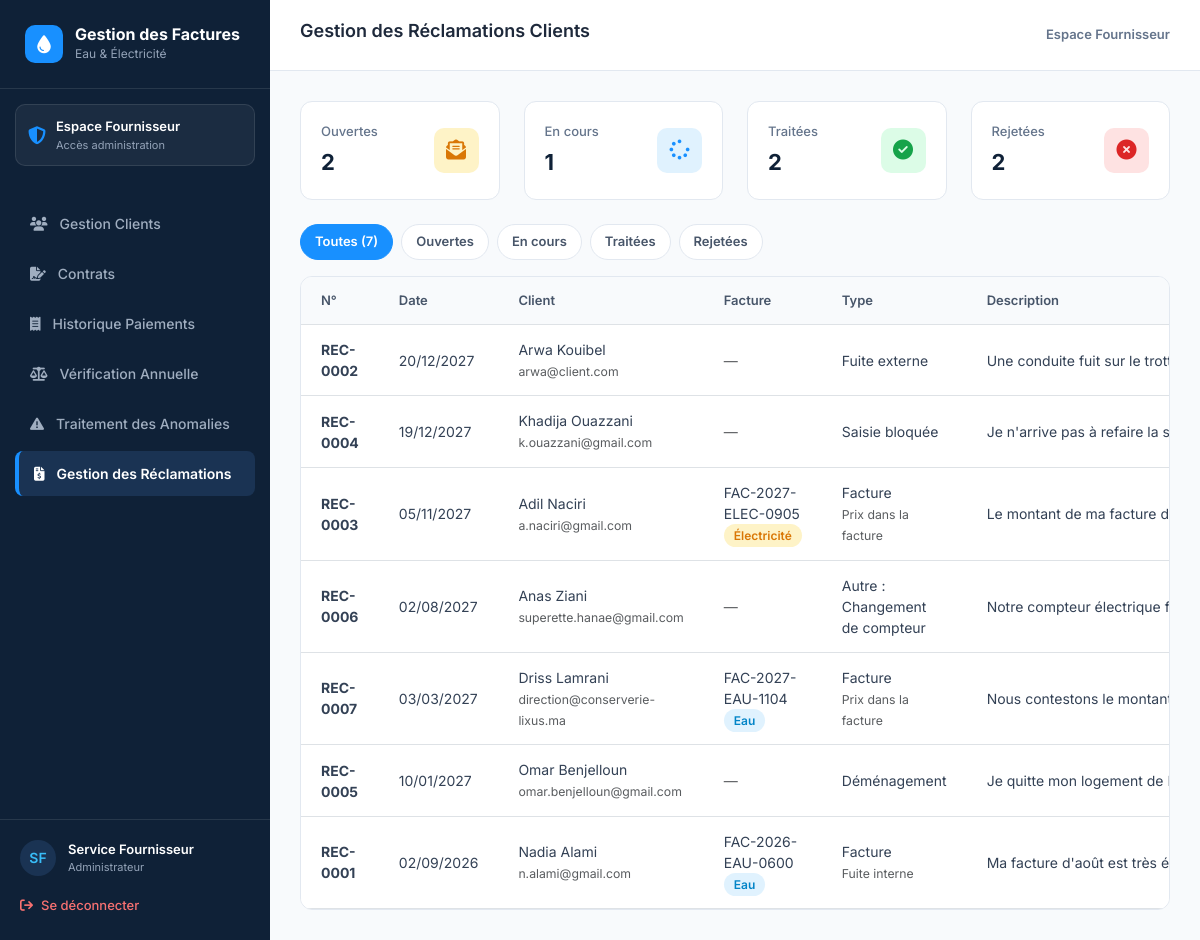
The page /index.php?page=reclamations_fournisseur (signed in) on the database its author committed.
### tables this page shows
CREATE TABLE `reclamation` (
  `ID_Reclamation` int(11) NOT NULL AUTO_INCREMENT,
  `ID_Client` int(11) NOT NULL,
  `ID_Facture` int(11) DEFAULT NULL,
  `ID_Anomalie` int(11) DEFAULT NULL,
  `Date_Reclamation` datetime DEFAULT current_timestamp(),
  `Type_Reclamation` varchar(100) NOT NULL,
  `Description` text DEFAULT NULL,
  `Statut` enum('Ouverte','En cours','Traitee','Rejetee') DEFAULT 'Ouverte',
  `Reponse` text DEFAULT NULL,
  `Date_Reponse` datetime DEFAULT NULL,
  `Sous_Type` varchar(100) DEFAULT NULL,
  `Lieu_Fuite` varchar(255) DEFAULT NULL,
  `Photo` varchar(255) DEFAULT NULL,
  PRIMARY KEY (`ID_Reclamation`),
  KEY `fk_rec_client` (`ID_Client`),
  KEY `fk_rec_facture` (`ID_Facture`),
  KEY `fk_rec_anomalie` (`ID_Anomalie`),
  KEY `idx_reclamation_statut` (`Statut`),
  CONSTRAINT `fk_rec_anomalie` FOREIGN KEY (`ID_Anomalie`) REFERENCES `anomalie` (`ID_Anomalie`) ON DELETE SET NULL ON UPDATE CASCADE,
  CONSTRAINT `fk_rec_client` FOREIGN KEY (`ID_Client`) REFERENCES `client` (`ID_Client`) ON DELETE CASCADE ON UPDATE CASCADE,
  CONSTRAINT `fk_rec_facture` FOREIGN KEY (`ID_Facture`) REFERENCES `facture` (`ID_Facture`) ON DELETE CASCADE ON UPDATE CASCADE
);

CREATE TABLE `client` (
  `ID_Client` int(11) NOT NULL AUTO_INCREMENT,
  `Nom` varchar(100) NOT NULL,
  `Prenom` varchar(100) NOT NULL,
  `Adresse` varchar(255) DEFAULT NULL,
  `Telephone` varchar(20) DEFAULT NULL,
  `Email` varchar(150) NOT NULL,
  `Password` varchar(255) NOT NULL,
  `ID_Admin` int(11) DEFAULT NULL,
  `Date_Creation` datetime DEFAULT current_timestamp(),
  `Derniere_Connexion` datetime DEFAULT NULL,
  `Actif` tinyint(1) NOT NULL DEFAULT 1,
  PRIMARY KEY (`ID_Client`),
  UNIQUE KEY `Email` (`Email`),
  KEY `fk_client_admin` (`ID_Admin`),
  CONSTRAINT `fk_client_admin` FOREIGN KEY (`ID_Admin`) REFERENCES `admin` (`ID_Admin`) ON DELETE SET NULL ON UPDATE CASCADE
);

### traitement/reclamationsFournisseur.php (called while the page is built, shortened)
<?php
require_once __DIR__ . '/auth.php';
require_once __DIR__ . '/Regles.php';
require_once __DIR__ . '/Reclamation.php';
require_once __DIR__ . '/../BD/reclamationFournisseur.php';
function categorieReclamation($type, $sousType = null)
{
    if ($type === 'Facture') {
        if ($sousType === 'Fuite interne') {
            return 'Fuite interne';
        }
        if ($sousType === 'Surconsommation' || $sousType === 'Prix dans la facture') {
            return 'Surconsommation';
        }
        return 'Facture';
    }
    if (in_array($type, ['Fuite externe', 'Fuite interne', 'Déménagement', 'Saisie bloquée'], true)) {
        return $type;
    }
    return 'Autre';
}
function actionsReclamation()
{
    $encours = [
        'libelle' => 'En cours de traitement',
        'statut'  => 'En cours',
        'msg'     => 'Votre réclamation est en cours de traitement par nos équipes.',
    ];
}
function preparerPageReclamationsFournisseur()
{
    $filtre = $_GET['statut'] ?? '';
    if (!in_array($filtre, ['Ouverte', 'En cours', 'Traitee', 'Rejetee'], true)) {
        $filtre = '';
    }
    $libelles = ['Ouverte' => 'Ouverte', 'En cours' => 'En cours', 'Traitee' => 'Traitée', 'Rejetee' => 'Rejetée'];
    $lignes = [];
    foreach (getToutesReclamations($filtre) as $r) {
        $statut = $r['Statut'] ?: 'Ouverte';
        $lignes[] = [
            'id'          => (int) $r['ID_Reclamation'],
            'numero'      => 'REC-' . str_pad($r['ID_Reclamation'], 4, '0', STR_PAD_LEFT),
            'date'        => date('d/m/Y', strtotime($r['Date_Reclamation'])),
            'client'      => trim($r['Prenom'] . ' ' . $r['Nom']),
            'email'       => $r['Email'],
            'tel'         => $r['Telephone'],
            'facture'     => $r['ID_Facture'] ? numeroFacture($r['ID_Facture'], $r['Annee'], $r['Type_Compteur']) : null,
            'periode'     => $r['ID_Facture'] ? nomMois($r['Mois']) . ' ' . $r['Annee'] : null,
            'compteur'    => $r['Type_Compteur'],
            'ttc'         => $r['ID_Facture'] ? number_format((float) $r['Montant_TTC'], 2, ',', ' ') : null,
            'releve'      => $r['ID_Facture']
                ? 'Index précédent ' . number_format((float) $r['Index_Precedent'], 2, ',', ' ')
                  . ' → index actuel ' . number_format((float) $r['Index_Actuel'], 2, ',', ' ')
                  . ' = ' . number_format((float) $r['Consommation'], 2, ',', ' ')
                  . ($r['Type_Compteur'] === 'Eau' ? ' m³' : ' kWh')
                : null,
            'type'        => $r['Type_Reclamation'],
            'sousType'    => $r['Sous_Type'],
            'categorie'   => categorieReclamation($r['Type_Reclamation'], $r['Sous_Type']),
            'lieu'        => $r['Lieu_Fuite'],
            'photo'       => $r['Photo'],
            'description' => $r['Description'],
            'statutCode'  => $statut,
            'statut'      => $libelles[$statut] ?? $statut,
            'reponse'     => $r['Reponse'],
            'dateReponse' => $r['Date_Reponse'] ? date('d/m/Y H:i', strtotime($r['Date_Reponse'])) : null,
            'cloturee'    => in_array($statut, ['Traitee', 'Rejetee'], true),
        ];
    }
    $actionsJs = [];
    foreach (actionsReclamation() as $cat => $liste) {
        foreach ($liste as $code => $a) {
            $actionsJs[$cat][] = ['code' => $code, 'libelle' => $a['libelle'], 'note' => !empty($a['note'])];
        }
    }
    $msg = $_SESSION['recl_f_msg'] ?? null;
    return [
        'lignes'    => $lignes,
        'compteurs' => compterReclamationsParStatut(),
        'filtre'    => $filtre,
        'message'   => $msg,
        'actionsJs' => $actionsJs,
    ];
}

### BD/Consommation.php (called while the page is built, shortened)
<?php
function consoConnexion()
{
    static $cnx = null;
    if ($cnx === null || !mysqli_ping($cnx)) {
        $cnx = Connexion();
    }
    return $cnx;
}
function consoSelect($sql, $types = null, $params = [])
{
    $cnx = consoConnexion();
    $stmt = mysqli_prepare($cnx, $sql);
    mysqli_stmt_execute($stmt);
    $resultat = mysqli_stmt_get_result($stmt);
    $donnees = [];
    if ($resultat) {
        while ($ligne = mysqli_fetch_assoc($resultat)) {
            $donnees[] = $ligne;
        }
    }
    return $donnees;
}

### BD/reclamationFournisseur.php (called while the page is built, shortened)
<?php
require_once __DIR__ . '/Consommation.php';
function getToutesReclamations($statut = '')
{
    $sql = "SELECT r.ID_Reclamation, r.ID_Client, r.ID_Facture, r.Date_Reclamation, r.Type_Reclamation,
                   r.Description, r.Statut, r.Reponse, r.Date_Reponse,
                   r.Sous_Type, r.Lieu_Fuite, r.Photo,
                   cl.Nom, cl.Prenom, cl.Email, cl.Telephone,
                   cm.Mois, cm.Annee, cm.Index_Precedent, cm.Index_Actuel, cm.Consommation, c.Type_Compteur,
                   f.Montant_TTC
              FROM reclamation r
              JOIN client cl ON cl.ID_Client = r.ID_Client
              LEFT JOIN facture f ON f.ID_Facture = r.ID_Facture
              LEFT JOIN consommation_mensuelle cm ON cm.ID_Consommation_Mensuelle = f.ID_Consommation_Mensuelle
              LEFT JOIN compteur c ON c.ID_Compteur = cm.ID_Compteur";
    return consoSelect($sql . " ORDER BY r.Date_Reclamation DESC, r.ID_Reclamation DESC");
}
function compterReclamationsParStatut()
{
    $out = ['Ouverte' => 0, 'En cours' => 0, 'Traitee' => 0, 'Rejetee' => 0];
    foreach (consoSelect("SELECT Statut, COUNT(*) AS n FROM reclamation GROUP BY Statut") as $l) {
        $out[$l['Statut'] ?: 'Ouverte'] = (int) $l['n'];
    }
    return $out;
}

### traitement/Reclamation.php (called while the page is built, shortened)
<?php
require_once __DIR__ . '/Regles.php';
if (!function_exists('numeroFacture')) {
    function numeroFacture($idFacture, $annee, $typeCompteur)
    {
        return 'FAC-' . $annee . '-' . ($typeCompteur === 'Eau' ? 'EAU' : 'ELEC')
             . '-' . str_pad((int) $idFacture, 4, '0', STR_PAD_LEFT);
    }
}

### traitement/Regles.php (called while the page is built, shortened)
<?php
if (!function_exists('nomMois')) {
    function nomMois($n)
    {
        $m = ['', 'Janvier', 'Février', 'Mars', 'Avril', 'Mai', 'Juin', 'Juillet',
              'Août', 'Septembre', 'Octobre', 'Novembre', 'Décembre'];
        return $m[(int) $n] ?? '';
    }
}

### IHM/fournisseur/fournisseurReclamtion.php (the view, shortened to what this page needs)
<?php
if (!function_exists('h')) {
    function h($s) { return htmlspecialchars((string) $s, ENT_QUOTES, 'UTF-8'); }
}
$c = $d['compteurs'];
$total = array_sum($c);
?>
<!DOCTYPE html>
<html lang="fr">
<head>
    <link rel="stylesheet" href="https://cdnjs.cloudflare.com/ajax/libs/font-awesome/6.4.0/css/all.min.css">
    <link href="https://cdn.jsdelivr.net/npm/bootstrap@5.3.0/dist/css/bootstrap.min.css" rel="stylesheet">
</head>
<body>
    <div class="sidebar">
        <div class="sidebar-brand">
            <div class="logo-icon"><i class="fa-solid fa-droplet"></i></div>
            <div>
                <div class="brand-text">Gestion des Factures</div>
                <div class="brand-sub">Eau & Électricité</div>
            </div>
        </div>
        <div class="sidebar-card-box">
            <i class="fa-solid fa-shield-halved"></i>
            <div>
                <div class="box-title">Espace Fournisseur</div>
                <div class="box-sub">Accès administration</div>
            </div>
        </div>
        <?php require __DIR__ . '/menu.php'; ?>
        <div class="sidebar-footer">
            <div class="user-profile">
                <div class="user-avatar">SF</div>
                <div class="user-info">
                    <div class="user-name">Service Fournisseur</div>
                    <div class="user-role">Administrateur</div>
                </div>
            </div>
            <a href="index.php?page=logout" class="logout-btn"><i class="fa-solid fa-arrow-right-from-bracket"></i> Se déconnecter</a>
        </div>
    </div>
    <div class="main-content">
        <div class="header">
            <h1>Gestion des Réclamations Clients</h1>
            <div style="font-weight: 600; color: #64748B; font-size: 13px;">Espace Fournisseur</div>
        </div>
        <div class="container-fluid">
            <div class="row g-4 mb-4">
                <?php
                $cartes = [
                    ['Ouvertes',  $c['Ouverte'],  'fa-envelope-open-text', '#FEF3C7', '#D97706'],
                    ['En cours',  $c['En cours'], 'fa-spinner',            '#E0F2FE', '#1890FF'],
                    ['Traitées',  $c['Traitee'],  'fa-circle-check',       '#DCFCE7', '#16A34A'],
                    ['Rejetées',  $c['Rejetee'],  'fa-circle-xmark',       '#FEE2E2', '#DC2626'],
                ];
                foreach ($cartes as [$titre, $val, $ico, $bg, $col]): ?>
                <div class="col-md-3">
                    <div class="stat-card">
                        <div>
                            <div class="stat-title"><?= $titre ?></div>
                            <div class="stat-value"><?= (int) $val ?></div>
                        </div>
                        <div class="stat-icon" style="background: <?= $bg ?>; color: <?= $col ?>;">
                            <i class="fa-solid <?= $ico ?>"></i>
                        </div>
                    </div>
                </div>
                <?php endforeach; ?>
            </div>
            <div class="filtres d-flex gap-2 flex-wrap mb-3">
                <a href="index.php?page=reclamations_fournisseur" class="<?= $d['filtre'] === '' ? 'on' : '' ?>">Toutes (<?= $total ?>)</a>
                <a href="index.php?page=reclamations_fournisseur&statut=Ouverte" class="<?= $d['filtre'] === 'Ouverte' ? 'on' : '' ?>">Ouvertes</a>
                <a href="index.php?page=reclamations_fournisseur&statut=En cours" class="<?= $d['filtre'] === 'En cours' ? 'on' : '' ?>">En cours</a>
                <a href="index.php?page=reclamations_fournisseur&statut=Traitee" class="<?= $d['filtre'] === 'Traitee' ? 'on' : '' ?>">Traitées</a>
                <a href="index.php?page=reclamations_fournisseur&statut=Rejetee" class="<?= $d['filtre'] === 'Rejetee' ? 'on' : '' ?>">Rejetées</a>
            </div>
            <div class="table-card">
                <div class="table-responsive">
                    <table class="table mb-0 align-middle">
                        <thead>
                            <tr>
                                <th>N°</th><th>Date</th><th>Client</th><th>Facture</th>
                                <th>Type</th><th>Description</th><th>Statut</th><th class="text-end">Action</th>
                            </tr>
                        </thead>
                        <tbody>
                        <?php if (empty($d['lignes'])): ?>
                            <tr><td colspan="8" class="text-center text-muted py-5">Aucune réclamation.</td></tr>
                        <?php else: foreach ($d['lignes'] as $r): ?>
                            <tr>
                                <td class="fw-bold"><?= h($r['numero']) ?></td>
                                <td><?= h($r['date']) ?></td>
                                <td><?= h($r['client']) ?><br><small class="text-muted"><?= h($r['email']) ?></small></td>
                                <td>
                                <?php if ($r['facture']): ?>
                                    <?= h($r['facture']) ?><br>
                                    <span class="<?= $r['compteur'] === 'Eau' ? 'badge-eau' : 'badge-elec' ?>"><?= $r['compteur'] === 'Eau' ? 'Eau' : 'Électricité' ?></span>
                                <?php else: ?>
                                    <span class="text-muted">—</span>
                                <?php endif; ?>
                                </td>
                                <td><?= h($r['type']) ?><?= $r['sousType'] ? '<br><small class="text-muted">' . h($r['sousType']) . '</small>' : '' ?></td>
                                <td><div class="desc-court" title="<?= h($r['description']) ?>"><?= h($r['description']) ?></div></td>
                            </tr>
                        <?php endforeach; endif; ?>
                        </tbody>
                    </table>
                </div>
            </div>
        </div>
    </div>
</body>
</html>

### rows shown on the page
reclamation: numero "REC-0002", date "20/12/2027", client "Arwa Kouibel", ID_Client.Email "arwa@client.com", Type_Reclamation "Fuite externe", Description "Une conduite fuit sur le trottoir depui…"
reclamation: numero "REC-0004", date "19/12/2027", client "Khadija Ouazzani", ID_Client.Email "k.ouazzani@gmail.com", Type_Reclamation "Saisie bloquée", Description "Je n'arrive pas à refaire la saisie de…"
reclamation: numero "REC-0003", date "05/11/2027", client "Adil Naciri", ID_Client.Email "a.naciri@gmail.com", facture "FAC-2027-ELEC-0905", shows "Électricité", Type_Reclamation "Facture", Sous_Type "Prix dans la facture", Description "Le montant de ma facture d'électricit…"
reclamation: numero "REC-0006", date "02/08/2027", client "Anas Ziani", ID_Client.Email "superette.hanae@gmail.com", Type_Reclamation "Autre : Changement de compteur", Description "Notre compteur électrique fait un bru…"
reclamation: numero "REC-0007", date "03/03/2027", client "Driss Lamrani", ID_Client.Email "direction@conserverie-lixus.ma", facture "FAC-2027-EAU-1104", shows "Eau", Type_Reclamation "Facture", Sous_Type "Prix dans la facture", Description "Nous contestons le montant de la fac…"
reclamation: numero "REC-0005", date "10/01/2027", client "Omar Benjelloun", ID_Client.Email "omar.benjelloun@gmail.com", Type_Reclamation "Déménagement", Description "Je quitte mon logement de Hay Jadid…"
reclamation: numero "REC-0001", date "02/09/2026", client "Nadia Alami", ID_Client.Email "n.alami@gmail.com", facture "FAC-2026-EAU-0600", shows "Eau", Type_Reclamation "Facture", Sous_Type "Fuite interne", Description "Ma facture d'août est très élevée (95…"

### other values the page prints
$libelle "Gestion Clients"
$libelle "Contrats"
$libelle "Historique Paiements"
$libelle "Vérification Annuelle"
$libelle "Traitement des Anomalies"
$libelle "Gestion des Réclamations"
$titre "Ouvertes"
$val "2"
$titre "En cours"
$val "1"
$titre "Traitées"
$titre "Rejetées"
$total "7"
